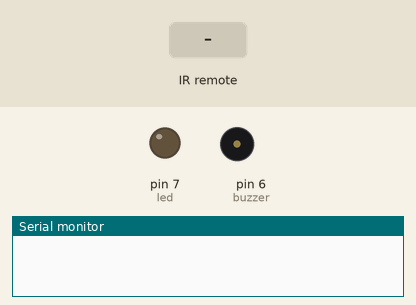
A sketch run on a simulated Arduino Uno, built with avr-gcc and run on an emulated ATmega328P. Shown: output pins drawn as LEDs (lit = HIGH), buzzer (waves = sounding, pin HIGH), the last lines printed to the serial monitor. The inputs (shaded band) are chosen by the test bench.

Above: at 1.2 s.
1.3 s: infrared code 0xC101E57B received
At 2.1 s:
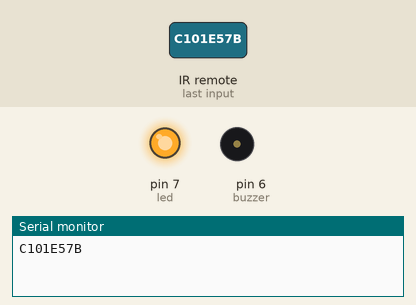
2.8 s: infrared code 0xF0C41643 received
At 3.2 s:
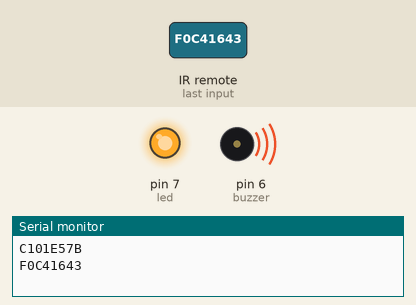
4.3 s: infrared code 0x97483BFB received
At 5.6 s:
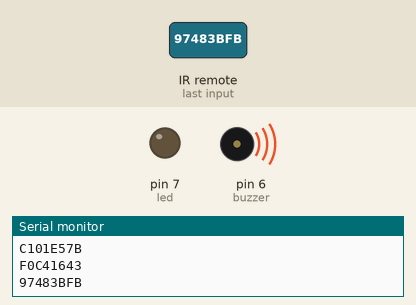
Timing chart, 0 to 7.3 s (numbered marks = the images above; inputs shaded):
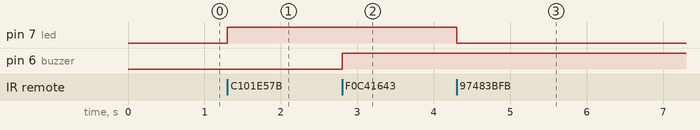

The sketch:

practica_12.ino
```cpp
#include <IRremote.h>  // Se utiliza esta librería para el control remoto

// Pines utilizados en el proyecto
int receptor = 11;
int led = 7;
int buzzer = 6;

IRrecv irrecv(receptor);  // Se indica a la librería cual pin recibe los códigos
decode_results codigo;  // Objeto de clase de la librería IRremote

void setup()
{
  Serial.begin(9600);  // Inicia comunicación serial
  irrecv.enableIRIn(); // Inicia la recepción de los códigos
  pinMode(led, OUTPUT);
  pinMode(buzzer, OUTPUT);
}

void loop(){
  if (irrecv.decode(&codigo)){  //  Si recibe algún código lo almacena en "codigo" y realiza lo sigiente

    Serial.println(codigo.value, HEX);  // Imprime código leído

    if (codigo.value==0xC101E57B || codigo.value==0xFF6897){  // Activar led
      digitalWrite(led,HIGH);
    }
    if (codigo.value==0x97483BFB || codigo.value==0xFF9867){  // Desactivar led
      digitalWrite(led,LOW);
    }
    if (codigo.value==0xF0C41643  || codigo.value==0xFFB04F){  // Activar buzzer
      digitalWrite(6,HIGH);
    }
    if (codigo.value==0x9716BE3F  || codigo.value==0xFF30CF){  // Desactivar buzzer
      digitalWrite(6,LOW);
    }
    delay(10);
    irrecv.resume();  //  Reinicia el receptor para recibir otro código.

  }

}
```

Measured:
- after the input at 1.3 s, pin 7 (led): LOW → HIGH at once
- after the input at 2.8 s, pin 6 (buzzer): LOW → HIGH at once
- after the input at 4.3 s, pin 7 (led): HIGH → LOW at once
